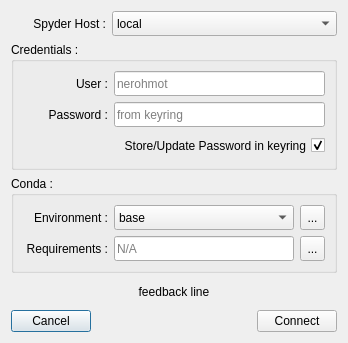
<?xml version="1.0" encoding="UTF-8"?>
<ui version="4.0">
 <class>Dialog</class>
 <widget class="QDialog" name="Dialog">
  <property name="geometry">
   <rect>
    <x>0</x>
    <y>0</y>
    <width>342</width>
    <height>336</height>
   </rect>
  </property>
  <property name="sizePolicy">
   <sizepolicy hsizetype="Preferred" vsizetype="Minimum">
    <horstretch>0</horstretch>
    <verstretch>0</verstretch>
   </sizepolicy>
  </property>
  <property name="minimumSize">
   <size>
    <width>0</width>
    <height>0</height>
   </size>
  </property>
  <property name="maximumSize">
   <size>
    <width>16777215</width>
    <height>16777215</height>
   </size>
  </property>
  <property name="windowTitle">
   <string>Dialog</string>
  </property>
  <layout class="QVBoxLayout" name="verticalLayout_3">
   <item>
    <layout class="QHBoxLayout" name="horizontalLayout">
     <item>
      <widget class="QLabel" name="label">
       <property name="sizePolicy">
        <sizepolicy hsizetype="Fixed" vsizetype="Fixed">
         <horstretch>0</horstretch>
         <verstretch>0</verstretch>
        </sizepolicy>
       </property>
       <property name="minimumSize">
        <size>
         <width>95</width>
         <height>25</height>
        </size>
       </property>
       <property name="maximumSize">
        <size>
         <width>95</width>
         <height>25</height>
        </size>
       </property>
       <property name="text">
        <string>Spyder Host :</string>
       </property>
       <property name="alignment">
        <set>Qt::AlignRight|Qt::AlignTrailing|Qt::AlignVCenter</set>
       </property>
      </widget>
     </item>
     <item>
      <widget class="QComboBox" name="spyderHosts">
       <property name="sizePolicy">
        <sizepolicy hsizetype="MinimumExpanding" vsizetype="Fixed">
         <horstretch>0</horstretch>
         <verstretch>25</verstretch>
        </sizepolicy>
       </property>
       <property name="minimumSize">
        <size>
         <width>180</width>
         <height>25</height>
        </size>
       </property>
       <item>
        <property name="text">
         <string>local</string>
        </property>
       </item>
       <item>
        <property name="text">
         <string>Carlos' Mac Book pro</string>
        </property>
       </item>
       <item>
        <property name="text">
         <string>Ralf's Server</string>
        </property>
       </item>
       <item>
        <property name="text">
         <string>Gonzalo's Raspberry Pi</string>
        </property>
       </item>
       <item>
        <property name="text">
         <string>Tom's MiniSCT</string>
        </property>
       </item>
      </widget>
     </item>
    </layout>
   </item>
   <item>
    <widget class="QGroupBox" name="credentials">
     <property name="sizePolicy">
      <sizepolicy hsizetype="MinimumExpanding" vsizetype="Minimum">
       <horstretch>0</horstretch>
       <verstretch>0</verstretch>
      </sizepolicy>
     </property>
     <property name="title">
      <string>Credentials :</string>
     </property>
     <layout class="QVBoxLayout" name="verticalLayout">
      <item>
       <layout class="QHBoxLayout" name="horizontalLayout_3">
        <item>
         <widget class="QLabel" name="label_4">
          <property name="sizePolicy">
           <sizepolicy hsizetype="Fixed" vsizetype="Fixed">
            <horstretch>0</horstretch>
            <verstretch>0</verstretch>
           </sizepolicy>
          </property>
          <property name="minimumSize">
           <size>
            <width>85</width>
            <height>25</height>
           </size>
          </property>
          <property name="maximumSize">
           <size>
            <width>85</width>
            <height>25</height>
           </size>
          </property>
          <property name="text">
           <string>User :</string>
          </property>
          <property name="alignment">
           <set>Qt::AlignRight|Qt::AlignTrailing|Qt::AlignVCenter</set>
          </property>
         </widget>
        </item>
        <item>
         <widget class="QLineEdit" name="user">
          <property name="sizePolicy">
           <sizepolicy hsizetype="MinimumExpanding" vsizetype="Fixed">
            <horstretch>0</horstretch>
            <verstretch>0</verstretch>
           </sizepolicy>
          </property>
          <property name="minimumSize">
           <size>
            <width>160</width>
            <height>25</height>
           </size>
          </property>
          <property name="maximumSize">
           <size>
            <width>16777215</width>
            <height>25</height>
           </size>
          </property>
          <property name="placeholderText">
           <string>nerohmot</string>
          </property>
          <property name="clearButtonEnabled">
           <bool>true</bool>
          </property>
         </widget>
        </item>
       </layout>
      </item>
      <item>
       <layout class="QHBoxLayout" name="horizontalLayout_4">
        <item>
         <widget class="QLabel" name="label_5">
          <property name="sizePolicy">
           <sizepolicy hsizetype="Fixed" vsizetype="Fixed">
            <horstretch>0</horstretch>
            <verstretch>0</verstretch>
           </sizepolicy>
          </property>
          <property name="minimumSize">
           <size>
            <width>85</width>
            <height>25</height>
           </size>
          </property>
          <property name="maximumSize">
           <size>
            <width>85</width>
            <height>25</height>
           </size>
          </property>
          <property name="text">
           <string>Password :</string>
          </property>
          <property name="alignment">
           <set>Qt::AlignRight|Qt::AlignTrailing|Qt::AlignVCenter</set>
          </property>
         </widget>
        </item>
        <item>
         <widget class="QLineEdit" name="password">
          <property name="sizePolicy">
           <sizepolicy hsizetype="MinimumExpanding" vsizetype="Fixed">
            <horstretch>0</horstretch>
            <verstretch>0</verstretch>
           </sizepolicy>
          </property>
          <property name="minimumSize">
           <size>
            <width>160</width>
            <height>25</height>
           </size>
          </property>
          <property name="maximumSize">
           <size>
            <width>16777215</width>
            <height>25</height>
           </size>
          </property>
          <property name="placeholderText">
           <string>from keyring</string>
          </property>
          <property name="clearButtonEnabled">
           <bool>true</bool>
          </property>
         </widget>
        </item>
       </layout>
      </item>
      <item>
       <widget class="QCheckBox" name="checkBox">
        <property name="sizePolicy">
         <sizepolicy hsizetype="Expanding" vsizetype="Fixed">
          <horstretch>0</horstretch>
          <verstretch>0</verstretch>
         </sizepolicy>
        </property>
        <property name="minimumSize">
         <size>
          <width>0</width>
          <height>25</height>
         </size>
        </property>
        <property name="maximumSize">
         <size>
          <width>16777215</width>
          <height>25</height>
         </size>
        </property>
        <property name="layoutDirection">
         <enum>Qt::RightToLeft</enum>
        </property>
        <property name="text">
         <string>Store/Update Password in keyring</string>
        </property>
        <property name="checked">
         <bool>true</bool>
        </property>
       </widget>
      </item>
     </layout>
    </widget>
   </item>
   <item>
    <widget class="QGroupBox" name="groupBox">
     <property name="title">
      <string>Conda :</string>
     </property>
     <layout class="QVBoxLayout" name="verticalLayout_2">
      <item>
       <layout class="QHBoxLayout" name="horizontalLayout_2">
        <item>
         <widget class="QLabel" name="label_2">
          <property name="sizePolicy">
           <sizepolicy hsizetype="Fixed" vsizetype="Fixed">
            <horstretch>0</horstretch>
            <verstretch>0</verstretch>
           </sizepolicy>
          </property>
          <property name="minimumSize">
           <size>
            <width>85</width>
            <height>25</height>
           </size>
          </property>
          <property name="maximumSize">
           <size>
            <width>85</width>
            <height>25</height>
           </size>
          </property>
          <property name="text">
           <string>Environment :</string>
          </property>
          <property name="alignment">
           <set>Qt::AlignRight|Qt::AlignTrailing|Qt::AlignVCenter</set>
          </property>
         </widget>
        </item>
        <item>
         <widget class="QComboBox" name="condaEnvironments">
          <property name="sizePolicy">
           <sizepolicy hsizetype="MinimumExpanding" vsizetype="Fixed">
            <horstretch>0</horstretch>
            <verstretch>25</verstretch>
           </sizepolicy>
          </property>
          <property name="minimumSize">
           <size>
            <width>180</width>
            <height>25</height>
           </size>
          </property>
          <item>
           <property name="text">
            <string>base</string>
           </property>
          </item>
          <item>
           <property name="text">
            <string>anaconda3</string>
           </property>
          </item>
          <item>
           <property name="text">
            <string>_spyder_</string>
           </property>
          </item>
          <item>
           <property name="text">
            <string>MiniSCT</string>
           </property>
          </item>
          <item>
           <property name="text">
            <string>RPI</string>
           </property>
          </item>
         </widget>
        </item>
        <item>
         <widget class="QToolButton" name="manageCondaEnvironment">
          <property name="minimumSize">
           <size>
            <width>25</width>
            <height>25</height>
           </size>
          </property>
          <property name="maximumSize">
           <size>
            <width>25</width>
            <height>25</height>
           </size>
          </property>
          <property name="text">
           <string>...</string>
          </property>
         </widget>
        </item>
       </layout>
      </item>
      <item>
       <layout class="QHBoxLayout" name="horizontalLayout_7">
        <item>
         <widget class="QLabel" name="label_6">
          <property name="sizePolicy">
           <sizepolicy hsizetype="Fixed" vsizetype="Fixed">
            <horstretch>0</horstretch>
            <verstretch>0</verstretch>
           </sizepolicy>
          </property>
          <property name="minimumSize">
           <size>
            <width>85</width>
            <height>25</height>
           </size>
          </property>
          <property name="maximumSize">
           <size>
            <width>85</width>
            <height>25</height>
           </size>
          </property>
          <property name="text">
           <string>Requirements :</string>
          </property>
          <property name="alignment">
           <set>Qt::AlignRight|Qt::AlignTrailing|Qt::AlignVCenter</set>
          </property>
         </widget>
        </item>
        <item>
         <widget class="QLineEdit" name="lineEdit">
          <property name="sizePolicy">
           <sizepolicy hsizetype="MinimumExpanding" vsizetype="Fixed">
            <horstretch>0</horstretch>
            <verstretch>0</verstretch>
           </sizepolicy>
          </property>
          <property name="minimumSize">
           <size>
            <width>180</width>
            <height>25</height>
           </size>
          </property>
          <property name="maximumSize">
           <size>
            <width>16777215</width>
            <height>25</height>
           </size>
          </property>
          <property name="placeholderText">
           <string>N/A</string>
          </property>
          <property name="clearButtonEnabled">
           <bool>true</bool>
          </property>
         </widget>
        </item>
        <item>
         <widget class="QToolButton" name="findRequirements">
          <property name="minimumSize">
           <size>
            <width>25</width>
            <height>25</height>
           </size>
          </property>
          <property name="maximumSize">
           <size>
            <width>25</width>
            <height>25</height>
           </size>
          </property>
          <property name="text">
           <string>...</string>
          </property>
         </widget>
        </item>
       </layout>
      </item>
     </layout>
    </widget>
   </item>
   <item>
    <widget class="QLabel" name="feedback">
     <property name="sizePolicy">
      <sizepolicy hsizetype="Preferred" vsizetype="Fixed">
       <horstretch>0</horstretch>
       <verstretch>0</verstretch>
      </sizepolicy>
     </property>
     <property name="minimumSize">
      <size>
       <width>0</width>
       <height>25</height>
      </size>
     </property>
     <property name="maximumSize">
      <size>
       <width>16777215</width>
       <height>25</height>
      </size>
     </property>
     <property name="text">
      <string>feedback line</string>
     </property>
     <property name="alignment">
      <set>Qt::AlignCenter</set>
     </property>
    </widget>
   </item>
   <item>
    <layout class="QHBoxLayout" name="horizontalLayout_5">
     <item>
      <widget class="QPushButton" name="cancelButton">
       <property name="text">
        <string>Cancel</string>
       </property>
      </widget>
     </item>
     <item>
      <spacer name="horizontalSpacer">
       <property name="orientation">
        <enum>Qt::Horizontal</enum>
       </property>
       <property name="sizeHint" stdset="0">
        <size>
         <width>40</width>
         <height>20</height>
        </size>
       </property>
      </spacer>
     </item>
     <item>
      <widget class="QPushButton" name="connectButton">
       <property name="text">
        <string>Connect</string>
       </property>
      </widget>
     </item>
    </layout>
   </item>
  </layout>
 </widget>
 <resources/>
 <connections/>
</ui>
